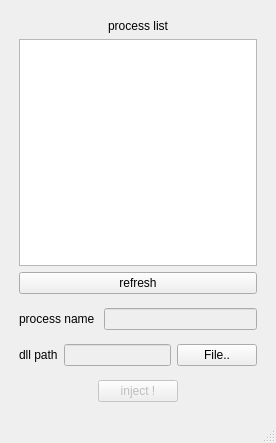
<?xml version="1.0" encoding="UTF-8"?>
<ui version="4.0">
 <class>injectorClass</class>
 <widget class="QMainWindow" name="injectorClass">
  <property name="geometry">
   <rect>
    <x>0</x>
    <y>0</y>
    <width>276</width>
    <height>443</height>
   </rect>
  </property>
  <property name="windowTitle">
   <string>injector</string>
  </property>
  <widget class="QWidget" name="centralWidget">
   <layout class="QHBoxLayout" name="horizontalLayout_2">
    <item>
     <layout class="QVBoxLayout" name="verticalLayout_2">
      <property name="leftMargin">
       <number>4</number>
      </property>
      <property name="topMargin">
       <number>4</number>
      </property>
      <property name="rightMargin">
       <number>4</number>
      </property>
      <property name="bottomMargin">
       <number>4</number>
      </property>
      <item>
       <layout class="QVBoxLayout" name="verticalLayout">
        <property name="leftMargin">
         <number>4</number>
        </property>
        <property name="topMargin">
         <number>4</number>
        </property>
        <property name="rightMargin">
         <number>4</number>
        </property>
        <property name="bottomMargin">
         <number>4</number>
        </property>
        <item>
         <widget class="QLabel" name="label_process_list">
          <property name="text">
           <string>process list</string>
          </property>
          <property name="alignment">
           <set>Qt::AlignCenter</set>
          </property>
         </widget>
        </item>
        <item>
         <widget class="QListWidget" name="listWidget_process_list"/>
        </item>
        <item>
         <widget class="QPushButton" name="pushButton_process_refresh">
          <property name="text">
           <string>refresh</string>
          </property>
         </widget>
        </item>
       </layout>
      </item>
      <item>
       <layout class="QHBoxLayout" name="horizontalLayout_4">
        <property name="leftMargin">
         <number>4</number>
        </property>
        <property name="topMargin">
         <number>4</number>
        </property>
        <property name="rightMargin">
         <number>4</number>
        </property>
        <property name="bottomMargin">
         <number>4</number>
        </property>
        <item>
         <widget class="QLabel" name="label_process_name">
          <property name="text">
           <string>process name </string>
          </property>
         </widget>
        </item>
        <item>
         <widget class="QLineEdit" name="lineEdit_process_name">
          <property name="enabled">
           <bool>false</bool>
          </property>
         </widget>
        </item>
       </layout>
      </item>
      <item>
       <layout class="QHBoxLayout" name="horizontalLayout">
        <property name="leftMargin">
         <number>4</number>
        </property>
        <property name="topMargin">
         <number>4</number>
        </property>
        <property name="rightMargin">
         <number>4</number>
        </property>
        <property name="bottomMargin">
         <number>4</number>
        </property>
        <item>
         <widget class="QLabel" name="label_dll_path">
          <property name="text">
           <string>dll path</string>
          </property>
         </widget>
        </item>
        <item>
         <widget class="QLineEdit" name="lineEdit_dll_path">
          <property name="enabled">
           <bool>false</bool>
          </property>
         </widget>
        </item>
        <item>
         <widget class="QPushButton" name="pushButton_file_search">
          <property name="text">
           <string>File..</string>
          </property>
         </widget>
        </item>
       </layout>
      </item>
      <item>
       <layout class="QHBoxLayout" name="horizontalLayout_3">
        <property name="leftMargin">
         <number>4</number>
        </property>
        <property name="topMargin">
         <number>4</number>
        </property>
        <property name="rightMargin">
         <number>4</number>
        </property>
        <property name="bottomMargin">
         <number>4</number>
        </property>
        <item>
         <widget class="QPushButton" name="pushButton_inject">
          <property name="enabled">
           <bool>false</bool>
          </property>
          <property name="sizePolicy">
           <sizepolicy hsizetype="Fixed" vsizetype="Fixed">
            <horstretch>0</horstretch>
            <verstretch>0</verstretch>
           </sizepolicy>
          </property>
          <property name="text">
           <string>inject !</string>
          </property>
         </widget>
        </item>
       </layout>
      </item>
     </layout>
    </item>
   </layout>
  </widget>
  <widget class="QMenuBar" name="menuBar">
   <property name="geometry">
    <rect>
     <x>0</x>
     <y>0</y>
     <width>276</width>
     <height>22</height>
    </rect>
   </property>
  </widget>
  <widget class="QStatusBar" name="statusBar"/>
 </widget>
 <layoutdefault spacing="6" margin="11"/>
 <resources>
  <include location="injector.qrc"/>
 </resources>
 <connections/>
</ui>
